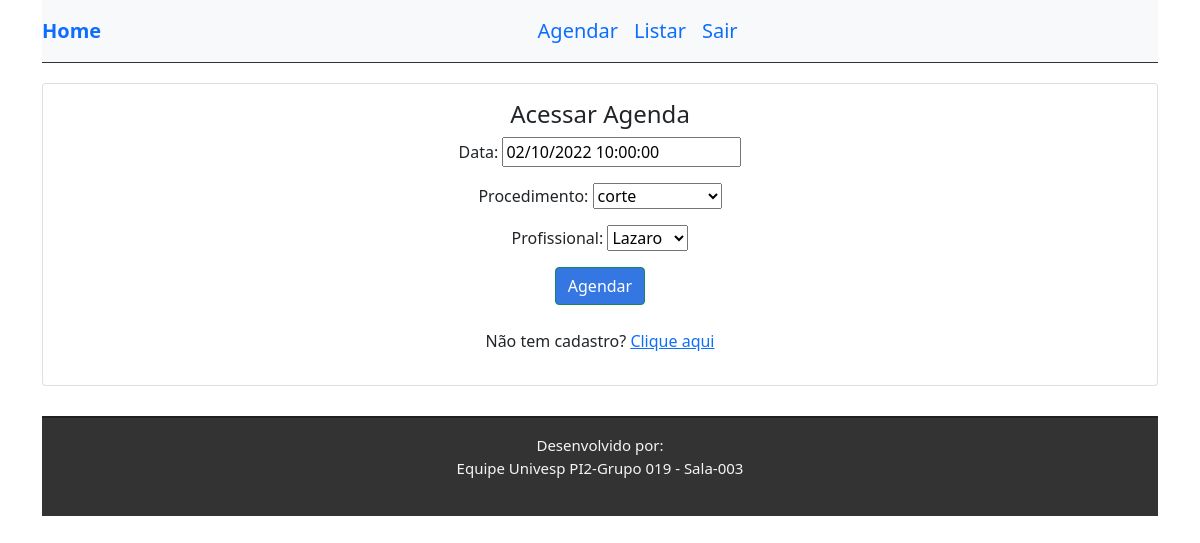
Page /update/2/ (signed in) on the committed database.
### agendador/models.py (models this page shows, shortened)
class Agendamento(models.Model):
    data_ag = models.DateTimeField()
    profis  = models.ForeignKey(Funcionario, on_delete = models.PROTECT)
    servico = models.ForeignKey(Servico, on_delete = models.PROTECT)
    user = models.ForeignKey(User, on_delete=models.CASCADE)

### agendador/views.py (the view)
# urls.py: path('update/<int:pk>/', views.update, name='url_update'),
@login_required
def update(request, pk):
    data = {}
    agenda = Agendamento.objects.get(pk=pk)
    form = AgendamentoForm(request.POST or None, instance=agenda)
    if form.is_valid():
        form.save()
        return redirect('listar_evento')
    data['form'] = form
    data['obj'] = agenda
    return render(request, 'agendador/agendar_form.html', data)

### agendador/forms.py
class AgendamentoForm(forms.ModelForm):
    class Meta:
        model = Agendamento
        fields = ['data_ag', 'servico', 'profis']
        labels = {'data_ag': 'Data', 'servico': 'Procedimento',
                  'profis': 'Profissional' }
        data_ag = forms.DateTimeField (
            widget = forms.DateTimeInput(format = '%d-%m-%Y %H',
                attrs = {'class':'datepicker'}),
            input_formats=('%d-%m-%Y %H',) )

### agendador/models.py (called while the page is built)
    def __str__(self):
        return self.nome_fun

    def __str__(self):
        return self.nome_ser

### agendador/templates/agendador/agendar_form.html (shortened to what this page needs)
{% extends 'base.html' %}
{% block content %}
<div class="row">
    <div class="col-md-e offset-md-0 ">
        <div class="card auth-card text-center">
            <div class="card-body">
                <h4 class="card-title text-center">Acessar Agenda</h4>
                <form method="POST">{% csrf_token %}
                    {{ form.as_p }}
                    <div>
                        <input type="submit" class="btn btn-success" style="background-color: #3476e2" value="Agendar">
                    </div>
                    <br>
                </form>
            <p class="change-form-p">Não tem cadastro? <a href="/accounts/register/">Clique aqui</a></p>
            </div>
        </div>
    </div>
</div>
{% endblock %}

### agendador/static/css/style.css (style rules this page uses)
.auth-card { margin-bottom: 30px; }
.change-form-p { margin-top: 300 px; text-align: center; }

### rows in the picture
Agendamento: data_ag "02/10/2022 10:00:00", servico "corte", profis "Lazaro"
